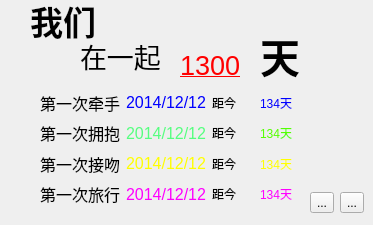
    <widget class="QWidget" name="tab_2">
     <attribute name="title">
      <string>纪念日</string>
     </attribute>
     <widget class="QLabel" name="label_7">
      <property name="geometry">
       <rect>
        <x>80</x>
        <y>30</y>
        <width>91</width>
        <height>51</height>
       </rect>
      </property>
      <property name="font">
       <font>
        <pointsize>20</pointsize>
       </font>
      </property>
      <property name="text">
       <string>在一起</string>
      </property>
     </widget>
     <widget class="QLabel" name="label_8">
      <property name="geometry">
       <rect>
        <x>30</x>
        <y>0</y>
        <width>81</width>
        <height>41</height>
       </rect>
      </property>
      <property name="font">
       <font>
        <pointsize>25</pointsize>
        <weight>75</weight>
        <bold>true</bold>
       </font>
      </property>
      <property name="text">
       <string>我们</string>
      </property>
     </widget>
     <widget class="QLabel" name="toge_num_label">
      <property name="geometry">
       <rect>
        <x>180</x>
        <y>50</y>
        <width>61</width>
        <height>31</height>
       </rect>
      </property>
      <property name="palette">
       <palette>
        <active>
         <colorrole role="WindowText">
          <brush brushstyle="SolidPattern">
           <color alpha="255">
            <red>255</red>
            <green>0</green>
            <blue>0</blue>
           </color>
          </brush>
         </colorrole>
        </active>
        <inactive>
         <colorrole role="WindowText">
          <brush brushstyle="SolidPattern">
           <color alpha="255">
            <red>255</red>
            <green>0</green>
            <blue>0</blue>
           </color>
          </brush>
         </colorrole>
        </inactive>
        <disabled>
         <colorrole role="WindowText">
          <brush brushstyle="SolidPattern">
           <color alpha="255">
            <red>120</red>
            <green>120</green>
            <blue>120</blue>
           </color>
          </brush>
         </colorrole>
        </disabled>
       </palette>
      </property>
      <property name="font">
       <font>
        <pointsize>20</pointsize>
        <underline>true</underline>
       </font>
      </property>
      <property name="text">
       <string>1300</string>
      </property>
     </widget>
     <widget class="QLabel" name="label_12">
      <property name="geometry">
       <rect>
        <x>260</x>
        <y>30</y>
        <width>41</width>
        <height>51</height>
       </rect>
      </property>
      <property name="font">
       <font>
        <pointsize>30</pointsize>
        <weight>75</weight>
        <bold>true</bold>
       </font>
      </property>
      <property name="text">
       <string>天</string>
      </property>
     </widget>
     <widget class="QWidget" name="layoutWidget">
      <property name="geometry">
       <rect>
        <x>40</x>
        <y>90</y>
        <width>261</width>
        <height>116</height>
       </rect>
      </property>
      <layout class="QVBoxLayout" name="verticalLayout">
       <item>
        <layout class="QHBoxLayout" name="horizontalLayout">
         <item>
          <widget class="QLabel" name="label_9">
           <property name="font">
            <font>
             <pointsize>12</pointsize>
            </font>
           </property>
           <property name="text">
            <string>第一次牵手</string>
           </property>
          </widget>
         </item>
         <item>
          <widget class="QLabel" name="hand_date_label">
           <property name="palette">
            <palette>
             <active>
              <colorrole role="WindowText">
               <brush brushstyle="SolidPattern">
                <color alpha="255">
                 <red>0</red>
                 <green>0</green>
                 <blue>255</blue>
                </color>
               </brush>
              </colorrole>
             </active>
             <inactive>
              <colorrole role="WindowText">
               <brush brushstyle="SolidPattern">
                <color alpha="255">
                 <red>0</red>
                 <green>0</green>
                 <blue>255</blue>
                </color>
               </brush>
              </colorrole>
             </inactive>
             <disabled>
              <colorrole role="WindowText">
               <brush brushstyle="SolidPattern">
                <color alpha="255">
                 <red>120</red>
                 <green>120</green>
                 <blue>120</blue>
                </color>
               </brush>
              </colorrole>
             </disabled>
            </palette>
           </property>
           <property name="font">
            <font>
             <pointsize>12</pointsize>
            </font>
           </property>
           <property name="text">
            <string>2014/12/12</string>
           </property>
          </widget>
         </item>
         <item>
          <widget class="QLabel" name="label_14">
           <property name="text">
            <string>距今</string>
           </property>
          </widget>
         </item>
         <item>
          <widget class="QLabel" name="hand_num_label">
           <property name="palette">
            <palette>
             <active>
              <colorrole role="WindowText">
               <brush brushstyle="SolidPattern">
                <color alpha="255">
                 <red>0</red>
                 <green>0</green>
                 <blue>255</blue>
                </color>
               </brush>
              </colorrole>
             </active>
             <inactive>
              <colorrole role="WindowText">
               <brush brushstyle="SolidPattern">
                <color alpha="255">
                 <red>0</red>
                 <green>0</green>
                 <blue>255</blue>
                </color>
               </brush>
              </colorrole>
             </inactive>
             <disabled>
              <colorrole role="WindowText">
               <brush brushstyle="SolidPattern">
                <color alpha="255">
                 <red>120</red>
                 <green>120</green>
                 <blue>120</blue>
                </color>
               </brush>
              </colorrole>
             </disabled>
            </palette>
           </property>
           <property name="text">
            <string>134天</string>
           </property>
          </widget>
         </item>
        </layout>
       </item>
       <item>
        <layout class="QHBoxLayout" name="horizontalLayout_3">
         <item>
          <widget class="QLabel" name="label_10">
           <property name="font">
            <font>
             <pointsize>12</pointsize>
            </font>
           </property>
           <property name="text">
            <string>第一次拥抱</string>
           </property>
          </widget>
         </item>
         <item>
          <widget class="QLabel" name="hug_date_label">
           <property name="palette">
            <palette>
             <active>
              <colorrole role="WindowText">
               <brush brushstyle="SolidPattern">
                <color alpha="255">
                 <red>85</red>
                 <green>255</green>
                 <blue>127</blue>
                </color>
               </brush>
              </colorrole>
             </active>
             <inactive>
              <colorrole role="WindowText">
               <brush brushstyle="SolidPattern">
                <color alpha="255">
                 <red>85</red>
                 <green>255</green>
                 <blue>127</blue>
                </color>
               </brush>
              </colorrole>
             </inactive>
             <disabled>
              <colorrole role="WindowText">
               <brush brushstyle="SolidPattern">
                <color alpha="255">
                 <red>120</red>
                 <green>120</green>
                 <blue>120</blue>
                </color>
               </brush>
              </colorrole>
             </disabled>
            </palette>
           </property>
           <property name="font">
            <font>
             <pointsize>12</pointsize>
            </font>
           </property>
           <property name="text">
            <string>2014/12/12</string>
           </property>
          </widget>
         </item>
         <item>
          <widget class="QLabel" name="label_15">
           <property name="text">
            <string>距今</string>
           </property>
          </widget>
         </item>
         <item>
          <widget class="QLabel" name="hug_num_label">
           <property name="palette">
            <palette>
             <active>
              <colorrole role="WindowText">
               <brush brushstyle="SolidPattern">
                <color alpha="255">
                 <red>85</red>
                 <green>255</green>
                 <blue>0</blue>
                </color>
               </brush>
              </colorrole>
             </active>
             <inactive>
              <colorrole role="WindowText">
               <brush brushstyle="SolidPattern">
                <color alpha="255">
                 <red>85</red>
                 <green>255</green>
                 <blue>0</blue>
                </color>
               </brush>
              </colorrole>
             </inactive>
             <disabled>
              <colorrole role="WindowText">
               <brush brushstyle="SolidPattern">
                <color alpha="255">
                 <red>120</red>
                 <green>120</green>
                 <blue>120</blue>
                </color>
               </brush>
              </colorrole>
             </disabled>
            </palette>
           </property>
           <property name="text">
            <string>134天</string>
           </property>
          </widget>
         </item>
        </layout>
       </item>
       <item>
        <layout class="QHBoxLayout" name="horizontalLayout_4">
         <item>
          <widget class="QLabel" name="label_11">
           <property name="font">
            <font>
             <pointsize>12</pointsize>
            </font>
           </property>
           <property name="text">
            <string>第一次接吻</string>
           </property>
          </widget>
         </item>
         <item>
          <widget class="QLabel" name="kiss_date_label">
           <property name="palette">
            <palette>
             <active>
              <colorrole role="WindowText">
               <brush brushstyle="SolidPattern">
                <color alpha="255">
                 <red>255</red>
                 <green>255</green>
                 <blue>0</blue>
                </color>
               </brush>
              </colorrole>
             </active>
             <inactive>
              <colorrole role="WindowText">
               <brush brushstyle="SolidPattern">
                <color alpha="255">
                 <red>255</red>
                 <green>255</green>
                 <blue>0</blue>
                </color>
               </brush>
              </colorrole>
             </inactive>
             <disabled>
              <colorrole role="WindowText">
               <brush brushstyle="SolidPattern">
                <color alpha="255">
                 <red>120</red>
                 <green>120</green>
                 <blue>120</blue>
                </color>
               </brush>
              </colorrole>
             </disabled>
            </palette>
           </property>
           <property name="font">
            <font>
             <pointsize>12</pointsize>
            </font>
           </property>
           <property name="text">
            <string>2014/12/12</string>
           </property>
          </widget>
         </item>
         <item>
          <widget class="QLabel" name="label_16">
           <property name="text">
            <string>距今</string>
           </property>
          </widget>
         </item>
         <item>
          <widget class="QLabel" name="kiss_num_label">
           <property name="palette">
            <palette>
             <active>
              <colorrole role="WindowText">
               <brush brushstyle="SolidPattern">
                <color alpha="255">
                 <red>255</red>
                 <green>255</green>
                 <blue>0</blue>
                </color>
               </brush>
              </colorrole>
             </active>
             <inactive>
              <colorrole role="WindowText">
               <brush brushstyle="SolidPattern">
                <color alpha="255">
                 <red>255</red>
                 <green>255</green>
                 <blue>0</blue>
                </color>
               </brush>
              </colorrole>
             </inactive>
             <disabled>
              <colorrole role="WindowText">
               <brush brushstyle="SolidPattern">
                <color alpha="255">
                 <red>120</red>
                 <green>120</green>
                 <blue>120</blue>
                </color>
               </brush>
              </colorrole>
             </disabled>
            </palette>
           </property>
           <property name="text">
            <string>134天</string>
           </property>
          </widget>
         </item>
        </layout>
       </item>
       <item>
        <layout class="QHBoxLayout" name="horizontalLayout_5">
         <item>
          <widget class="QLabel" name="label_13">
           <property name="font">
            <font>
             <pointsize>12</pointsize>
            </font>
           </property>
           <property name="text">
            <string>第一次旅行</string>
           </property>
          </widget>
         </item>
         <item>
          <widget class="QLabel" name="trip_date_label">
           <property name="palette">
            <palette>
             <active>
              <colorrole role="WindowText">
               <brush brushstyle="SolidPattern">
                <color alpha="255">
                 <red>255</red>
                 <green>0</green>
                 <blue>255</blue>
                </color>
               </brush>
              </colorrole>
             </active>
             <inactive>
              <colorrole role="WindowText">
               <brush brushstyle="SolidPattern">
                <color alpha="255">
                 <red>255</red>
                 <green>0</green>
                 <blue>255</blue>
                </color>
               </brush>
              </colorrole>
             </inactive>
             <disabled>
              <colorrole role="WindowText">
               <brush brushstyle="SolidPattern">
                <color alpha="255">
                 <red>120</red>
                 <green>120</green>
                 <blue>120</blue>
                </color>
               </brush>
              </colorrole>
             </disabled>
            </palette>
           </property>
           <property name="font">
            <font>
             <pointsize>12</pointsize>
            </font>
           </property>
           <property name="text">
            <string>2014/12/12</string>
           </property>
          </widget>
         </item>
         <item>
          <widget class="QLabel" name="label_17">
           <property name="text">
            <string>距今</string>
           </property>
          </widget>
         </item>
         <item>
          <widget class="QLabel" name="trip_num_label">
           <property name="palette">
            <palette>
             <active>
              <colorrole role="WindowText">
               <brush brushstyle="SolidPattern">
                <color alpha="255">
                 <red>255</red>
                 <green>0</green>
                 <blue>255</blue>
                </color>
               </brush>
              </colorrole>
             </active>
             <inactive>
              <colorrole role="WindowText">
               <brush brushstyle="SolidPattern">
                <color alpha="255">
                 <red>255</red>
                 <green>0</green>
                 <blue>255</blue>
                </color>
               </brush>
              </colorrole>
             </inactive>
             <disabled>
              <colorrole role="WindowText">
               <brush brushstyle="SolidPattern">
                <color alpha="255">
                 <red>120</red>
                 <green>120</green>
                 <blue>120</blue>
                </color>
               </brush>
              </colorrole>
             </disabled>
            </palette>
           </property>
           <property name="text">
            <string>134天</string>
           </property>
          </widget>
         </item>
        </layout>
       </item>
      </layout>
     </widget>
     <widget class="QWidget" name="layoutWidget_2">
      <property name="geometry">
       <rect>
        <x>310</x>
        <y>190</y>
        <width>54</width>
        <height>26</height>
       </rect>
      </property>
      <layout class="QHBoxLayout" name="horizontalLayout_10">
       <item>
        <widget class="QToolButton" name="refresh_memory_toolButton">
         <property name="toolTip">
          <string>刷新纪念日</string>
         </property>
         <property name="text">
          <string>...</string>
         </property>
         <property name="icon">
          <iconset resource="source.qrc">
           <normaloff>:/new/ico/Image/refresh.ico</normaloff>:/new/ico/Image/refresh.ico</iconset>
         </property>
        </widget>
       </item>
       <item>
        <widget class="QToolButton" name="set_memory_toolButton">
         <property name="toolTip">
          <string>设置纪念日</string>
         </property>
         <property name="text">
          <string>...</string>
         </property>
         <property name="icon">
          <iconset resource="source.qrc">
           <normaloff>:/new/ico/Image/setting.ico</normaloff>:/new/ico/Image/setting.ico</iconset>
         </property>
        </widget>
       </item>
      </layout>
     </widget>
    </widget>
